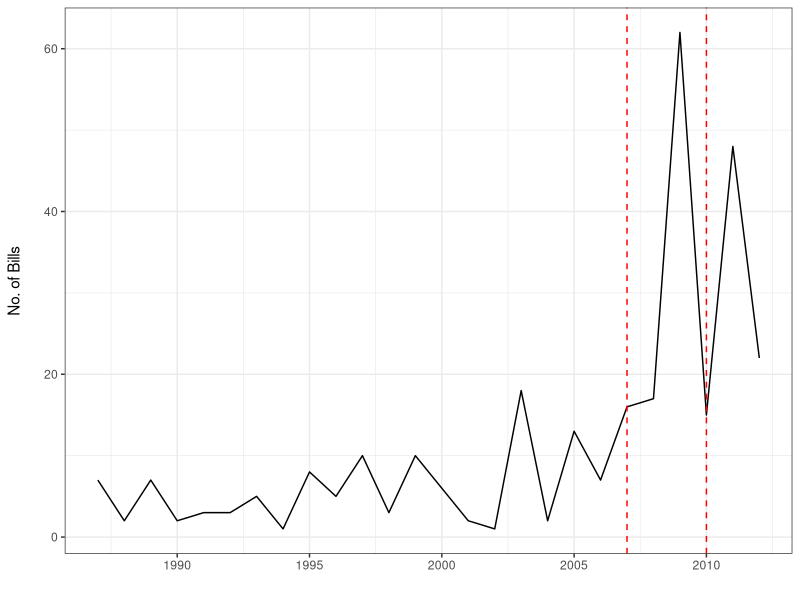

Generate this figure with R:
# ---------------------------------------------------------------------------- #
# Creating Scrutiny Indicators
# Christopher Gandrud and Kevin Young 
# 30 July 2014
# MIT License
# ---------------------------------------------------------------------------- #

# Number of bills addressing the powers of the Federal Reserve from:
# http://www.washingtonpost.com/blogs/monkey-cage/wp/2014/07/08/audit-the-fed-on-steroids/
# Figure scraped using: WebPlotDigitizer (http://dx.doi.org/10.5281/zenodo.10532)

# Set working directory. Change as needed.
setwd('/git_repositories/FedChangePointNote/paper/data/Bills/')

# Load packages
library(dplyr)
library(ggplot2)

# Load No. of Bills data
Bills <- read.csv('BillsData.csv')

# Clean
Bills$Bills <- round(Bills$Bills)
Bills <- arrange(Bills, year)

# Plot
ggplot(Bills, aes(year, Bills)) +
    geom_line() + 
    geom_vline(xintercept = c(2007, 2010), linetype = 'dashed', colour = 'red') +
    xlab('') + ylab('No. of Bills\n') +
    theme_bw()
